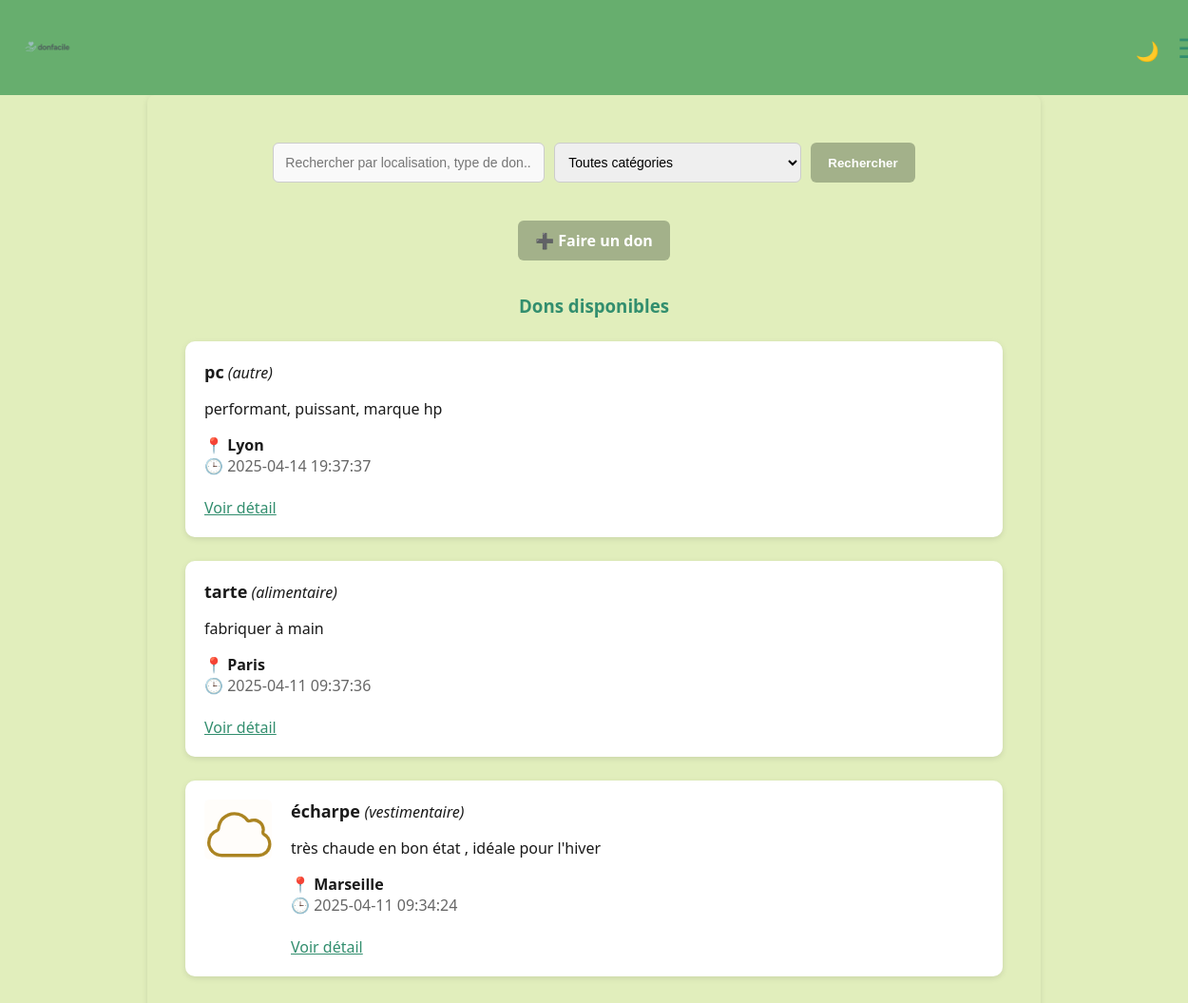
Page /index (signed in) on the committed database.
### tables this page shows
CREATE TABLE donations (
                    id INTEGER PRIMARY KEY AUTOINCREMENT,
                    user_id INTEGER NOT NULL,
                    title TEXT NOT NULL,
                    description TEXT,
                    category TEXT,
                    location TEXT,
                    created_at TIMESTAMP DEFAULT CURRENT_TIMESTAMP, image TEXT, latitude REAL, longitude REAL,
                    FOREIGN KEY (user_id) REFERENCES users(id)
                );

### app.py (the view)
@app.route('/index')
def index():
    location_filter = request.args.get('location')
    category_filter = request.args.get('category')
    conn = sqlite3.connect('database.db')
    c = conn.cursor()
    query = "SELECT id,title, description, category, location, created_at,image FROM donations WHERE 1=1"
    params = []
    if location_filter:
        query += " AND location LIKE ?"
        params.append('%' + location_filter + '%')
    if category_filter and category_filter != 'all':
        query += " AND category = ?"
        params.append(category_filter)
    query += " ORDER BY created_at DESC"
    c.execute(query, params)
    donations = c.fetchall()
    conn.close()
    return render_template('index.html', donations=donations, location_filter=location_filter, category_filter=category_filter)

### app.py (called while the page is built)
@app.context_processor
def inject_unread_count():
    if 'user_id' in session:
        conn = sqlite3.connect('database.db')
        c = conn.cursor()
        c.execute('SELECT COUNT(*) FROM messages WHERE receiver_id = ? AND is_read = 0', (session['user_id'],))
        count = c.fetchone()[0]
        conn.close()
        return {'unread_count': count}
    return {'unread_count': 0}

### templates/index.html (shortened to what this page needs)
{% extends 'base.html' %}
{% block content %}
<div class="index-container">
    <div class="search-bar">
        <form method="get" action="{{ url_for('index') }}" class="search-form">
            <input type="text" name="location" placeholder="Rechercher par localisation, type de don..."
                   value="{{ location_filter or '' }}" class="input-text">
            <select name="category" class="input-select">
                <option value="all" {% if category_filter == 'all' or not category_filter %}selected{% endif %}>Toutes catégories</option>
            </select>
            <input type="submit" value="Rechercher" class="btn-custom">
        </form>
    </div>
    <div class="add-donation-btn">
        <a href="{{ url_for('create_donation') }}" class="btn-custom">
            ➕ Faire un don
        </a>
    </div>
    <h3 class="section-title">Dons disponibles</h3>
    {% if donations %}
        <ul class="donation-list">
            {% for don in donations %}
                <li class="donation-item">
                    {% if don[6] %}
                        <img src="{{ url_for('static', filename='uploads/' ~ don[6]) }}"
                             alt="Image du don" class="donation-img">
                    {% endif %}
                    <div class="donation-info">
                        <strong class="donation-title">{{ don[1] }}</strong> <em>({{ don[3] }})</em><br>
                        <p>{{ don[2] }}</p>
                        📍 <strong>{{ don[4] }}</strong><br>
                        🕒 <span class="donation-date">{{ don[5] }}</span><br><br>
                        <a href="{{ url_for('donation_detail', donation_id=don[0]) }}" class="donation-link">Voir détail</a>
                    </div>
                </li>
            {% endfor %}
        </ul>
    {% else %}
        <p class="no-donation-msg">Aucun don disponible pour le moment.</p>
    {% endif %}
</div>
{% endblock %}

### static/css/style.css (style rules this page uses)
:root { --vert-fonce: #328E6E; --vert-moyen: #67AE6E; --vert-clair: #90C67C; --beige-vert: #E1EEBC; --texte: #1A1A1A; --blanc: #fff; }
body { margin: 0; font-family: 'Segoe UI', Tahoma, sans-serif; background-color: var(--beige-vert); color: var(--texte); }
a { color: #328E6E; }
.btn-custom { background-color: #A3B18A; color: white; border: none; padding: 10px 18px; border-radius: 6px; font-weight: bold; cursor: pointer; transition: background-color 0.3s ease, transform 0.2s ease; text-decoration: none; display: inline-block; }
input[type="email"], input[type="password"], input[type="text"] { padding: 12px; border: 1px solid #ccc; border-radius: 6px; font-size: 14px; background-color: #f9f9f9; }
img { max-width: 100%; height: auto; }

### static/css/index.css (style rules this page uses)
.index-container { max-width: 900px; margin: auto; padding: 30px 20px; }
.search-bar { text-align: center; margin-bottom: 40px; }
.search-form { display: flex; flex-wrap: wrap; justify-content: center; gap: 10px; }
.input-text, .input-select { padding: 10px; border-radius: 6px; border: 1px solid #ccc; font-size: 14px; min-width: 260px; }
.add-donation-btn { text-align: center; margin-bottom: 35px; }
.section-title { text-align: center; color: var(--vert-fonce); margin-bottom: 25px; }
.donation-list { list-style-type: none; padding: 0; }
.donation-item { margin-bottom: 25px; background: var(--blanc); padding: 20px; border-radius: 10px; box-shadow: 0 2px 6px rgba(0,0,0,0.1); display: flex; gap: 20px; align-items: flex-start; }
.donation-img { max-width: 120px; border-radius: 6px; }
.donation-info { flex: 1; }
.donation-title { font-size: 18px; color: var(--texte); }
.donation-date { color: #666; }
.donation-link { color: var(--vert-fonce); text-decoration: underline; }

### rows in the picture
donations: title "pc", category "autre", description "performant, puissant, marque hp", location "Lyon", created_at "2025-04-14 19:37:37"
donations: title "tarte", category "alimentaire", description "fabriquer à main", location "Paris", created_at "2025-04-11 09:37:36"
donations: image (picture), title "écharpe", category "vestimentaire", description "très chaude en bon état , idéale pour l'hiver", location "Marseille", created_at "2025-04-11 09:34:24"
